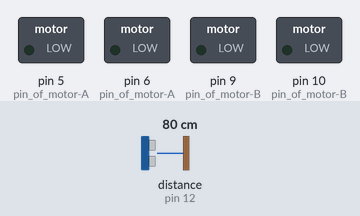
Recording of a sketch running on a simulated Arduino Uno, built with avr-gcc and run on an emulated ATmega328P. Parts: switched loads named in the sketch (green lamp = pin HIGH). Wiring (inferred from the names in the program): ultrasonic range finder: trigger pin 13; echo pin 12. Dashed ring = blinking. Inputs (shaded band) come from the test bench; at power-on: distance to the obstacle (sensor on pin 12) 80 cm. The echo pulse lasts 58.3 µs per cm; pins used as bus, display or sensor lines are not drawn.

Above: at 2.0 s.
2.1 s: distance to the obstacle (sensor on pin 12) set to 8 cm
5.6 s: distance to the obstacle (sensor on pin 12) set to 5 cm
At 6.9 s:
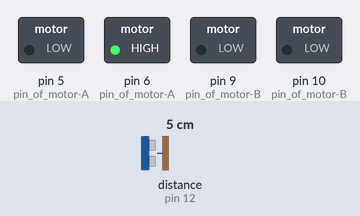
7.7 s: distance to the obstacle (sensor on pin 12) set to 9 cm
At 9.05 s:
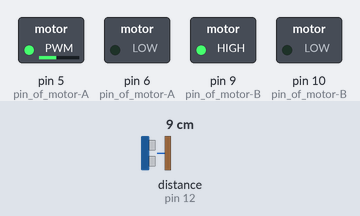
11.2 s: distance to the obstacle (sensor on pin 12) set to 2 cm
At 12.9 s:
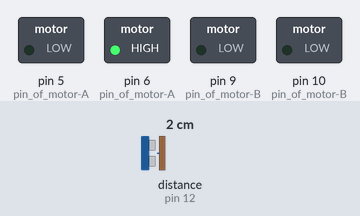
Timing chart, 0 to 13.9 s (numbered marks = the images above; inputs shaded):
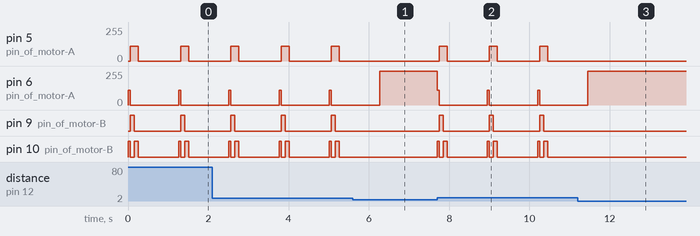

The sketch:

parking_spot_finder.ino
```cpp
#define trigPin 13
#define echoPin 12

void setup() {
pinMode(trigPin, OUTPUT);
pinMode(echoPin, INPUT);
pinMode(5, OUTPUT); //pin of motor-A
pinMode(6, OUTPUT); //pin of motor-A
pinMode(9, OUTPUT); //pin of motor-B
pinMode(10, OUTPUT); //pin of motor-B
}

void loop() {
long duration, distance;
  digitalWrite(trigPin, LOW);
  delayMicroseconds(2); // wait for 2 seconds.
  digitalWrite(trigPin, HIGH);
  delayMicroseconds(10);
  digitalWrite(trigPin, LOW);
  duration = pulseIn(echoPin, HIGH);
  distance = (duration/2) / 29.1; //calculating the distance

if (distance < 7) {  // This is where the LED On/Off happens
    digitalWrite(6,HIGH);
    digitalWrite(5,LOW);
  }else { //we are performing the parking when the car finds at least 7 cm space.
    digitalWrite(9,LOW);
    digitalWrite(10,HIGH);
    analogWrite(6, 110);
    analogWrite(5, LOW);
    delay(50);

    digitalWrite(10,LOW);
    digitalWrite(9,HIGH);
    analogWrite(5, 110);
    analogWrite(6, LOW);
    delay(100);


   digitalWrite(9,LOW);
    digitalWrite(10,HIGH);
    analogWrite(5, 110);
    analogWrite(6, LOW);
    delay(100);

    digitalWrite(10,LOW);
    digitalWrite(9,LOW);
    analogWrite(5, LOW);
    analogWrite(6, LOW);
    delay(1000);
    }
}
```

Measured:
- the behaviour switches between 7 and 6 cm on distance to the obstacle (sensor on pin 12) (found by bisection; images 0 and 1)
- after the input at 5.6 s, pin 5 (pin_of_motor-A): stays 0/255 (without the input it goes to 110/255 after 0.72 s); pin 9 (pin_of_motor-B), pin 10 (pin_of_motor-B): stops changing and stays LOW
- after the input at 7.7 s, pin 5 (pin_of_motor-A): alternates 110/255 for 0.20 s and 0/255 for 1.1 s, starting after 0.05 s; pin 6 (pin_of_motor-A): 255/255 → 0/255 at once
- after the input at 11.2 s, pin 5 (pin_of_motor-A): stops changing and stays 0/255; pin 9 (pin_of_motor-B), pin 10 (pin_of_motor-B): stops changing and stays LOW
- by itself, pin 5 (pin_of_motor-A): alternates 110/255 for 0.20 s and 0/255 for 1.1 s
- by itself, pin 6 (pin_of_motor-A): alternates 110/255 for 0.05 s and 0/255 for 1.2 s
- by itself, pin 9 (pin_of_motor-B): alternates HIGH for 0.10 s and LOW for 1.2 s
- by itself, pin 10 (pin_of_motor-B): repeats every 1.3 s: LOW 0.10 s, HIGH 0.10 s, LOW 1.0 s, HIGH 0.05 s
